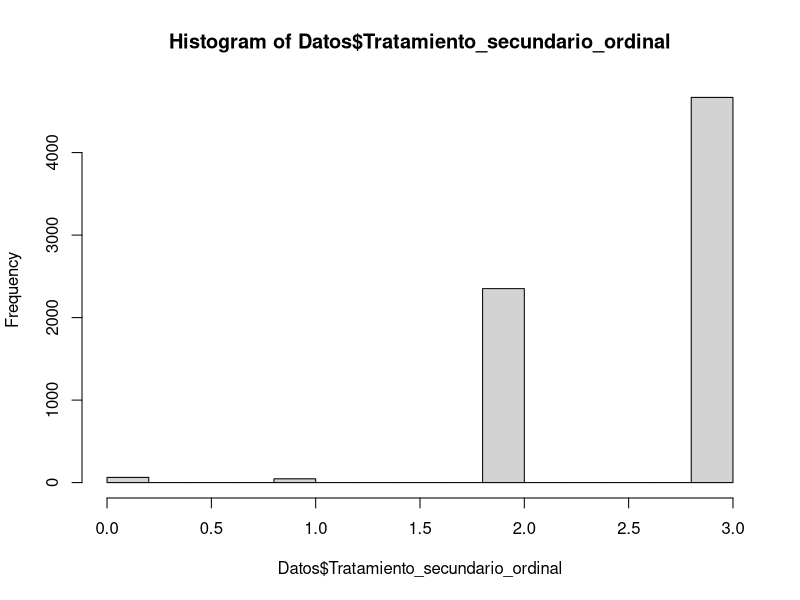

The R source for this figure:
## ---- chunk 1

# Cargar librería
library(dplyr)

# Cargar datos
Datos <- read.csv("Datos.csv")

# Crear variable ordinal
Datos <- Datos %>%
  mutate(
    Tratamiento_secundario_ordinal = case_when(
      Tratamiento.secundario == "No registra" ~ 0,
      Tratamiento.secundario == "Sedimentación" ~ 1,
      Tratamiento.secundario == "Tanque septico" ~ 2,
      Tratamiento.secundario == "Filtro anaerobio" ~ 3
    )
  )

# Verificar resultados
table(
  Datos$Tratamiento.secundario,
  Datos$Tratamiento_secundario_ordinal
)

# Histograma
hist(Datos$Tratamiento_secundario_ordinal)
